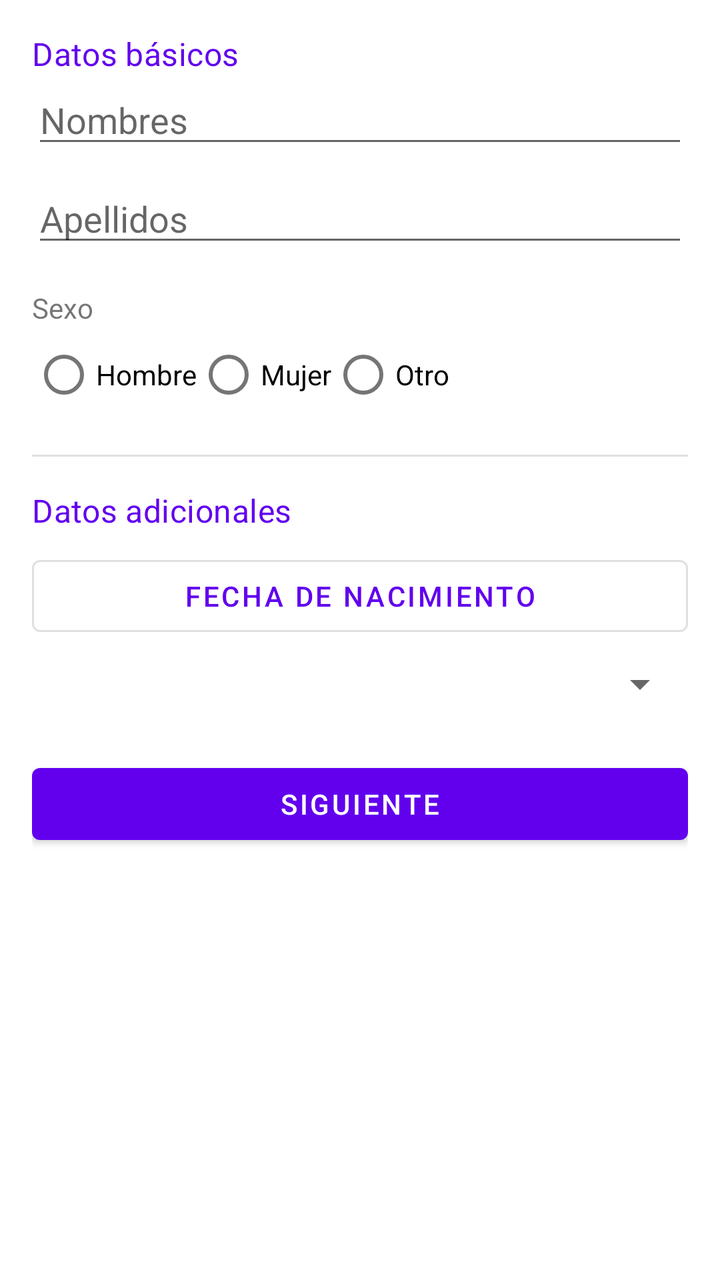
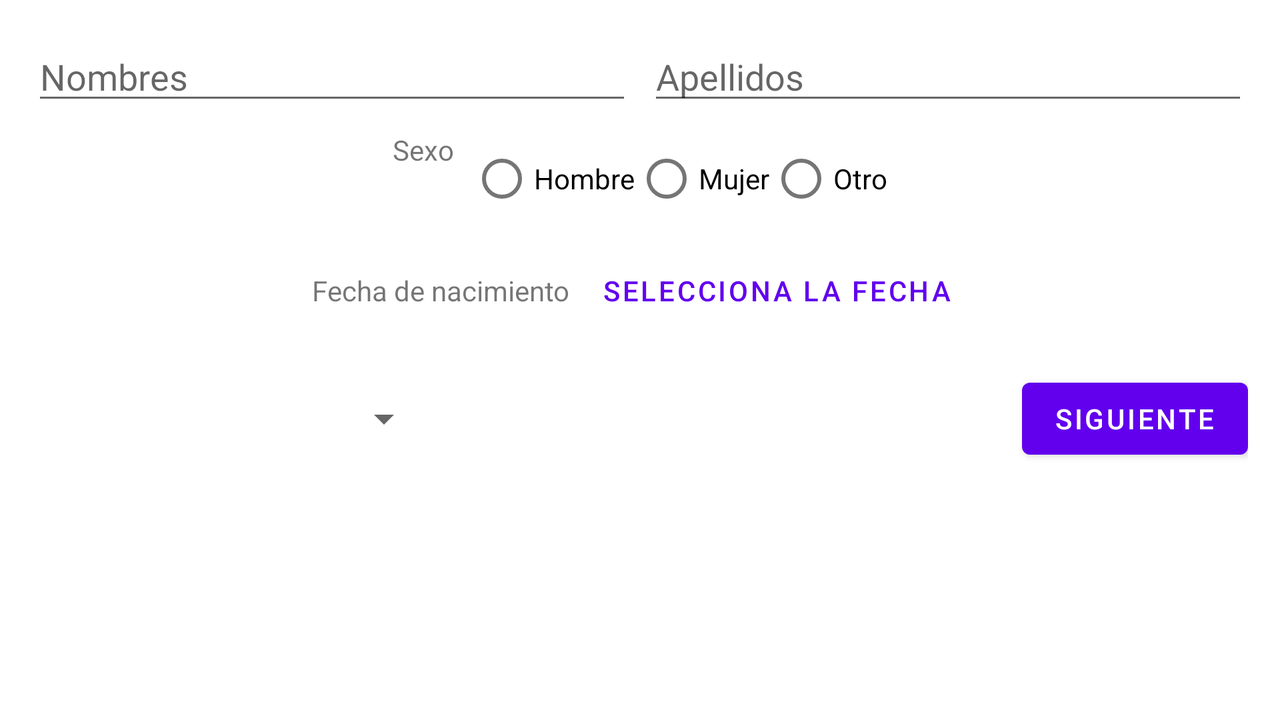

Two renders of one Android screen. The first uses the default layout on a phone; the second uses the alternative layout the repository ships for a different screen configuration, on a matching device. The two XML files are below.
<!-- AndroidManifest.xml: activity theme Theme.LabsCM20262Gr05 -->
<!-- res/layout/activity_personal_data.xml -->
<?xml version="1.0" encoding="utf-8"?>
<ScrollView xmlns:android="http://schemas.android.com/apk/res/android"
    android:layout_width="match_parent"
    android:layout_height="match_parent"
    android:fillViewport="true">

    <LinearLayout
        android:layout_width="match_parent"
        android:layout_height="wrap_content"
        android:orientation="vertical"
        android:padding="16.dp">

        <TextView
            android:layout_width="wrap_content"
            android:layout_height="wrap_content"
            android:text="@string/section_basic_data"
            android:textAppearance="@style/TextAppearance.MaterialComponents.Subtitle1"
            android:textColor="?attr/colorPrimary" />

        <EditText
            android:id="@+id/names"
            android:layout_width="match_parent"
            android:layout_height="wrap_content"
            android:hint="@string/lbl_names"
            android:inputType="textPersonName|textCapWords" />

        <EditText
            android:id="@+id/surnames"
            android:layout_width="match_parent"
            android:layout_height="wrap_content"
            android:layout_marginTop="8.dp"
            android:hint="@string/lbl_surnames"
            android:inputType="textPersonName|textCapWords" />

        <TextView
            android:layout_width="wrap_content"
            android:layout_height="wrap_content"
            android:layout_marginTop="16.dp"
            android:text="@string/lbl_sex" />

        <RadioGroup
            android:id="@+id/sexKey"
            android:layout_width="match_parent"
            android:layout_height="wrap_content"
            android:orientation="horizontal">

            <RadioButton
                android:id="@+id/rb_male"
                android:layout_width="wrap_content"
                android:layout_height="wrap_content"
                android:text="@string/sex_male" />

            <RadioButton
                android:id="@+id/rb_female"
                android:layout_width="wrap_content"
                android:layout_height="wrap_content"
                android:text="@string/sex_female" />

            <RadioButton
                android:id="@+id/rb_other"
                android:layout_width="wrap_content"
                android:layout_height="wrap_content"
                android:text="@string/sex_other" />
        </RadioGroup>

        <View
            android:layout_width="match_parent"
            android:layout_height="1dp"
            android:layout_marginVertical="16.dp"
            android:background="?android:attr/listDivider" />

        <TextView
            android:layout_width="wrap_content"
            android:layout_height="wrap_content"
            android:text="@string/section_additional_data"
            android:textAppearance="@style/TextAppearance.MaterialComponents.Subtitle1"
            android:textColor="?attr/colorPrimary" />

        <Button
            android:id="@+id/birthDateMillis"
            style="@style/Widget.MaterialComponents.Button.OutlinedButton"
            android:layout_width="match_parent"
            android:layout_height="wrap_content"
            android:layout_marginTop="8.dp"
            android:text="@string/lbl_birthdate" />

        <Spinner
            android:id="@+id/educationKey"
            android:layout_width="match_parent"
            android:layout_height="wrap_content"
            android:layout_marginTop="8.dp" />

        <Button
            android:id="@+id/btnNext"
            android:layout_width="match_parent"
            android:layout_height="wrap_content"
            android:layout_marginTop="24.dp"
            android:text="@string/action_next" />

    </LinearLayout>
</ScrollView>
<!-- resources referenced by this layout -->
<resources>
  <string name="action_next">Siguiente</string>
  <string name="lbl_birthdate">Fecha de nacimiento</string>
  <string name="lbl_names">Nombres</string>
  <string name="lbl_sex">Sexo</string>
  <string name="lbl_surnames">Apellidos</string>
  <string name="section_additional_data">Datos adicionales</string>
  <string name="section_basic_data">Datos básicos</string>
  <string name="sex_female">Mujer</string>
  <string name="sex_male">Hombre</string>
  <string name="sex_other">Otro</string>
  <style name="Theme.LabsCM20262Gr05" parent="Theme.MaterialComponents.DayNight.NoActionBar">
          
          <item name="colorPrimary">@color/purple_500</item>
          <item name="colorPrimaryVariant">@color/purple_700</item>
          <item name="colorOnPrimary">@color/white</item>
          
          <item name="colorSecondary">@color/teal_200</item>
          <item name="colorSecondaryVariant">@color/teal_700</item>
          <item name="colorOnSecondary">@color/black</item>
          
          <item name="android:statusBarColor" tools:targetApi="l">?attr/colorPrimaryVariant</item>
          
          <item name="android:windowBackground">@color/white</item>
      </style>
</resources>
<!-- res/layout-land/activity_personal_data.xml (the repository's variant of the layout above) -->
<!-- drawn on the phone turned sideways -->
<?xml version="1.0" encoding="utf-8"?>
<ScrollView xmlns:android="http://schemas.android.com/apk/res/android"
    android:layout_width="match_parent"
    android:layout_height="match_parent"
    android:fillViewport="true">

    <LinearLayout
        android:layout_width="match_parent"
        android:layout_height="wrap_content"
        android:orientation="vertical"
        android:padding="16.dp">

        
        <LinearLayout
            android:layout_width="match_parent"
            android:layout_height="wrap_content"
            android:orientation="horizontal">

            <EditText
                android:id="@+id/names"
                android:layout_width="0dp"
                android:layout_height="wrap_content"
                android:layout_weight="1"
                android:hint="@string/lbl_names"
                android:inputType="textPersonName|textCapWords" />

            <View
                android:layout_width="8dp"
                android:layout_height="0dp" />

            <EditText
                android:id="@+id/surnames"
                android:layout_width="0dp"
                android:layout_height="wrap_content"
                android:layout_weight="1"
                android:hint="@string/lbl_surnames"
                android:inputType="textPersonName|textCapWords" />
        </LinearLayout>

        
        <LinearLayout
            android:layout_width="match_parent"
            android:layout_height="wrap_content"
            android:gravity="center_horizontal"
            android:layout_marginTop="8.dp"
            android:orientation="horizontal">

            <TextView
                android:layout_width="wrap_content"
                android:layout_height="wrap_content"
                android:text="@string/lbl_sex"
                android:layout_marginEnd="8dp" />

            <RadioGroup
                android:id="@+id/sexKey"
                android:layout_width="wrap_content"
                android:layout_height="wrap_content"
                android:orientation="horizontal">

                <RadioButton
                    android:id="@+id/rb_male"
                    android:layout_width="wrap_content"
                    android:layout_height="wrap_content"
                    android:text="@string/sex_male" />

                <RadioButton
                    android:id="@+id/rb_female"
                    android:layout_width="wrap_content"
                    android:layout_height="wrap_content"
                    android:text="@string/sex_female" />

                <RadioButton
                    android:id="@+id/rb_other"
                    android:layout_width="wrap_content"
                    android:layout_height="wrap_content"
                    android:text="@string/sex_other" />
            </RadioGroup>
        </LinearLayout>

        
        <LinearLayout
            android:layout_width="match_parent"
            android:layout_height="wrap_content"
            android:gravity="center_horizontal"
            android:layout_marginTop="8.dp"
            android:orientation="horizontal">

            <TextView
                android:layout_width="wrap_content"
                android:layout_height="wrap_content"
                android:text="@string/lbl_birthdate"
                android:layout_marginEnd="8dp" />

            
            <Button
                android:id="@+id/birthDateMillis"
                style="@style/Widget.MaterialComponents.Button.TextButton"
                android:layout_width="wrap_content"
                android:layout_height="wrap_content"
                android:text="@string/hint_select_date" />
        </LinearLayout>

        
        <LinearLayout
            android:layout_width="match_parent"
            android:layout_height="wrap_content"
            android:layout_marginTop="16.dp"
            android:gravity="center_vertical"
            android:orientation="horizontal">

            <Spinner
                android:id="@+id/educationKey"
                android:layout_width="200dp"
                android:layout_height="wrap_content" />

            <View
                android:layout_width="0dp"
                android:layout_height="0dp"
                android:layout_weight="1" />

            <Button
                android:id="@+id/btnNext"
                android:layout_width="wrap_content"
                android:layout_height="wrap_content"
                android:text="@string/action_next" />
        </LinearLayout>

    </LinearLayout>
</ScrollView>
<!-- resources referenced by the variant -->
<!-- as the phone turned sideways resolves them -->
<resources>
  <string name="action_next">Siguiente</string>
  <string name="hint_select_date">Selecciona la fecha</string>
  <string name="lbl_birthdate">Fecha de nacimiento</string>
  <string name="lbl_names">Nombres</string>
  <string name="lbl_sex">Sexo</string>
  <string name="lbl_surnames">Apellidos</string>
  <string name="sex_female">Mujer</string>
  <string name="sex_male">Hombre</string>
  <string name="sex_other">Otro</string>
  <style name="Theme.LabsCM20262Gr05" parent="Theme.MaterialComponents.DayNight.NoActionBar">
          
          <item name="colorPrimary">@color/purple_500</item>
          <item name="colorPrimaryVariant">@color/purple_700</item>
          <item name="colorOnPrimary">@color/white</item>
          
          <item name="colorSecondary">@color/teal_200</item>
          <item name="colorSecondaryVariant">@color/teal_700</item>
          <item name="colorOnSecondary">@color/black</item>
          
          <item name="android:statusBarColor" tools:targetApi="l">?attr/colorPrimaryVariant</item>
          
          <item name="android:windowBackground">@color/white</item>
      </style>
</resources>
